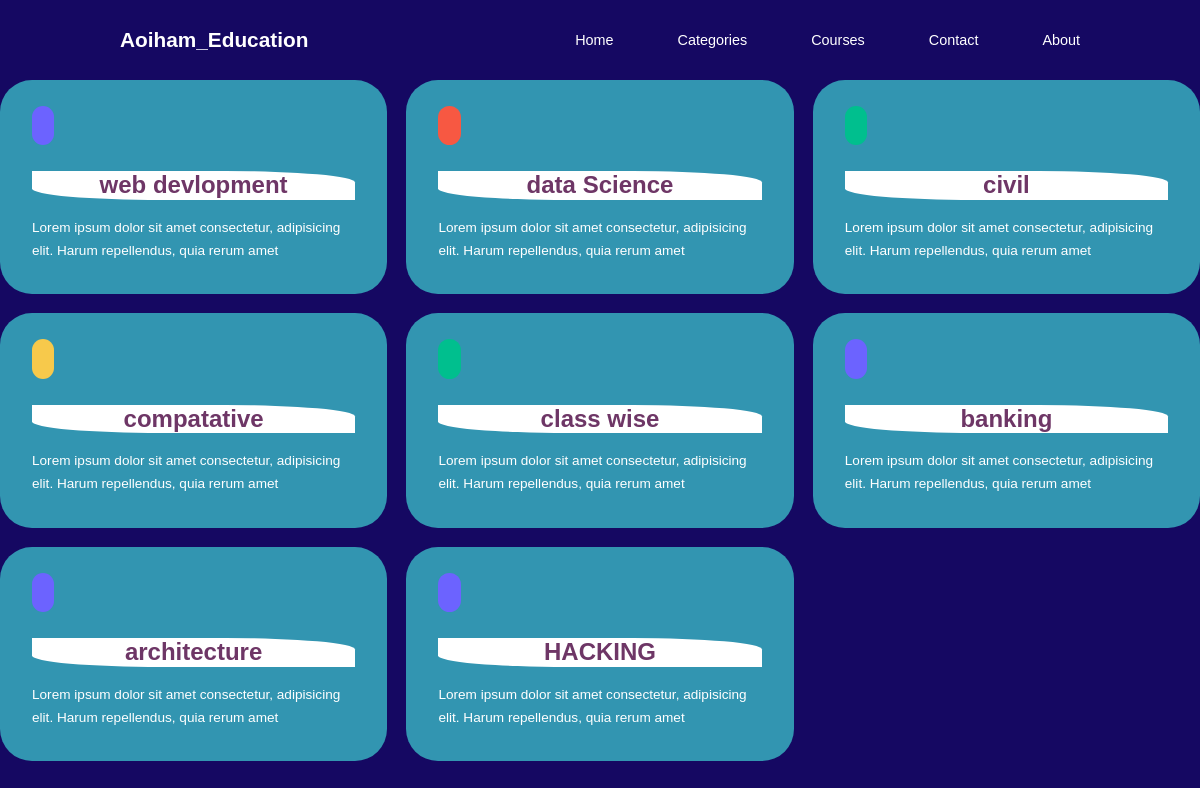
The app's page /Education/catogory/ with its own data.
### Education/models.py (models this page shows, shortened)
class catagory(models.Model):
    catagory_icon=models.ImageField(upload_to='catagoryicon',blank=True,default=None,null=True)
    catagory_name=models.CharField(max_length=100,default=None,null=True,blank=True)
    catagory_Descriptin=models.CharField(max_length=100,default=None,null=True,blank=True)

### Education/views.py (the view)
# urls.py: path('catogory/',views.catogory,name='education_catogory'),
def catogory(request):
    Catagory=catagory.objects.all()
    context={'cotagory':Catagory}
    return render(request,'education/catagory.html',context)

### Education/templates/education/catagory.html (shortened to what this page needs)
{% extends "education/home.html" %}
{% load static %}
{% block css %}
<link rel="stylesheet" href="{% static 'education/css/catagory.css' %}">
{% endblock css %}
{% block categories %}
<div class="categories__right">
    {% for catogary in cotagory %}
    <article class="category">
        <a href="{% url 'education_catagory_course' catogary.id %}">
            <span class="category__icon"></span>
            <h5>{{catogary.catagory_name}}</h5>
            <p>Lorem ipsum dolor sit amet consectetur, adipisicing elit. Harum repellendus, quia rerum amet</p>
        </a>
    </article>
{% endfor %}
</div>
{% endblock categories %}

### Education/static/education/css/style.css (style rules this page uses)
* { margin: 0; padding: 0; border: 0; outline: 0; text-decoration: none; list-style: none; box-sizing: border-box; }
:root { --color-primary:#6c63ff; --color-success:#00bf8e; --color-warning:#f7c94b; --color-danger:#f75842; --color-danger-variant:rgba(247,88,66,0.4); --color-white:#fff; --color-light::rgba(255,255,255,0.7); --color-black:#000; --color-bg:#150862; --color-bg1:#4e4996; --color-bg2:#3295b1; --container-width-lg:80%; --container-width-md:90%; --container-width-sm:94%; --transition:all 400ms ease; }
body { font-family: sans-serif; line-height: 1.7; color: var(--color-white); background: var(--color-bg); }
h1,h2,h3,h4,h5 { line-height: 1.2; }
a { color: var(--color-white); }
.categories__right { display: grid; grid-template-columns: repeat(3,1fr); gap: 1.2rem; }
.category { background: var(--color-bg2); padding: 2rem; border-radius: 2rem; transition: var(--transition); }
.category:nth-child(2) .category__icon { background-color: var(--color-danger); }
.category:nth-child(3) .category__icon { background-color: var(--color-success); }
.category:nth-child(4) .category__icon { background-color: var(--color-warning); }
.category:nth-child(5) .category__icon { background-color: var(--color-success); }
.category__icon { background: var(--color-primary); padding: 0.7rem; border-radius: 0.9rem; }
.category a h5 { margin: 2rem 0 1rem; font-size: 1.5em; color: #6e3666; background-color: #fff; border-radius: 0 40%; text-align: center; }
.category p { font-size: 0.85rem; }

### Education/static/education/css/catagory.css (style rules this page uses)
.categories__right { margin-top: 5rem; }

### records on screen
catagory: catagory_name "web devlopment"
catagory: catagory_name "data Science"
catagory: catagory_name "civil"
catagory: catagory_name "compatative"
catagory: catagory_name "class wise"
catagory: catagory_name "banking"
catagory: catagory_name "architecture"
catagory: catagory_name "HACKING"
